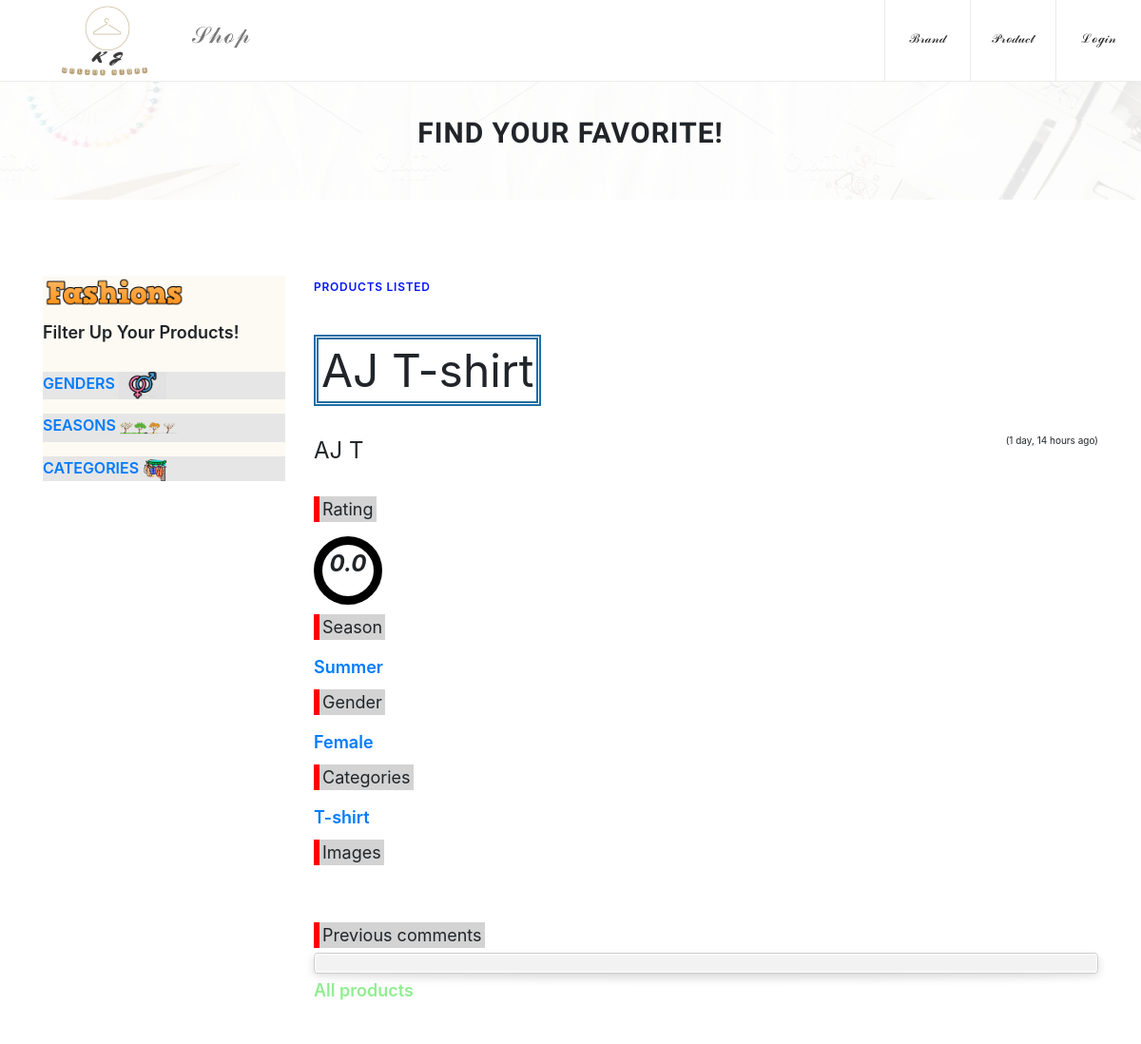
/product/5, run on the app's committed database.
### fashions/models.py (models this page shows, shortened)
class Product(models.Model) :
    name = models.CharField(
            max_length=200,
            validators=[MinLengthValidator(2, "Title must be greater than 2 characters")]
    )
    description = models.TextField(
        validators=[MinLengthValidator(3, "Description must be greater than 3 characters")]
    )
    comments = models.ManyToManyField(settings.AUTH_USER_MODEL,
        through='CommentRating', related_name='CommentRatings_owned')
    sales = models.PositiveIntegerField(default=0)
    price = models.DecimalField(max_digits=7, decimal_places=2, null=True)
    brand = models.ForeignKey(Brand, on_delete=models.CASCADE)
    gender = models.ForeignKey(Gender, on_delete=models.CASCADE)
    season = models.ForeignKey(Season, on_delete=models.CASCADE)
    categories = models.ManyToManyField(Category, help_text='Choose the categories this product has')
    created_at = models.DateTimeField(auto_now_add=True)
    updated_at = models.DateTimeField(auto_now=True)

class Season(models.Model) :
    name = models.CharField(
            max_length=200,
            validators=[MinLengthValidator(2, "Title must be greater than 2 characters")]
    )
    description = models.TextField(
        validators=[MinLengthValidator(3, "Description must be greater than 3 characters")]
    )
    def __str__(self):
        return self.name

class Gender(models.Model) :
    name = models.CharField(
            max_length=200,
            validators=[MinLengthValidator(2, "Name must be greater than 2 characters")]
    )
    def __str__(self):
        return self.name

class Category(models.Model) :
    name = models.CharField(
            max_length=200,
            validators=[MinLengthValidator(2, "Title must be greater than 2 characters")]
    )
    description = models.TextField(
        validators=[MinLengthValidator(3, "Description must be greater than 3 characters")]
    )
    created_at = models.DateTimeField(auto_now_add=True)
    updated_at = models.DateTimeField(auto_now=True)

### fashions/views.py (the view)
# urls.py: path('product/<int:pk>', views.ProductDetailView.as_view(), name='product_detail'),
class ProductDetailView(OwnerDetailView):
    model = Product
    template_name = "fashions/product_detail.html"
    def get(self, request, pk) :
        product = Product.objects.get(id=pk)
        comments = CommentRating.objects.filter(product=product).order_by('-updated_at')
        comment_form = CommentForm()
        gender_list = Gender.objects.all()
        season_list = Season.objects.all()
        category_list = Category.objects.all()
        brand_list = Brand.objects.all()
        product_categories = product.categories.all()
        images = ProductImage.objects.filter(product=product).order_by('-updated_at')
        average_rating = 0.0
        for comment in comments:
            average_rating += comment.rating/len(comments)
        average_rating = round(average_rating, 2)
        context = { 'product' : product, 'comments': comments, 'comment_form': comment_form, \
            'gender_list': gender_list, 'season_list' : season_list, 'category_list' : category_list, \
                'brand_list' : brand_list, 'product_categories': product_categories, 'average_rating': average_rating, \
                'images' : images}
        return render(request, self.template_name, context)

### home/context_processors.py (called while the page is built)
def settings(request):
    return {
        'settings': django_settings,
    }

### fashions/templates/fashions/product_detail.html (shortened to what this page needs)
{% extends "fashions/base_menu.html" %}
{% load app_tags %}
{% load crispy_forms_tags %}
{% load staticfiles %}
{% load humanize %}
{% block navbar %}
<header class="header_area">
        <div class="classy-nav-container breakpoint-off d-flex align-items-center justify-content-between">
            <nav class="classy-navbar" id="essenceNav">
                <a class="nav-brand" href="#"><img src="{% static 'KJlogo.png' %}" alt="" width="100" height="100"></a>
                <div class="classy-menu">
                    <div class="classynav">
                        <ul>
                            <li><a href="{% url 'fashions:brand' %}"><font size="+2"> 𝒮𝒽ℴ𝓅 </font></a>
                            </li>
                        </ul>
                    </div>
                </div>
            </nav>
            <div class="header-meta d-flex clearfix justify-content-end">
                <div class="favourite-area">
                    <a href="{% url 'fashions:brand' %}"><font size="-1"> ℬ𝓇𝒶𝓃𝒹 </font></a>
                </div>
                <div class="favourite-area">
                    <a href="{% url 'fashions:product' %}"><font size="-1"> 𝒫𝓇ℴ𝒹𝓊𝒸𝓉 </font></a>
                </div>
                <div class="user-login-info">
                    {% if user.is_authenticated %}
                    <a href="{% url 'logout' %}?next={% url 'fashions:brand' %}"><font size="-1"> ℒℴℊℴ𝓊𝓉 </font></a>
                    {% else %}
                    <a href="{% url 'login' %}?next={% url 'fashions:brand' %}"><font size="-1"> ℒℴℊ𝒾𝓃 </font></a>
                    {% endif %}
                </div>
            </div>
        </div>
    </header>
            <div class="breadcumb_area bg-img" style="background-image: url({% static 'img/title_br.jpg' %});">
                <div class="container h-100">
                    <div class="row h-100 align-items-center">
                        <div class="col-12">
                            <div class="page-title text-center">
                                <h2>Find your favorite!</h2>
                            </div>
                        </div>
                    </div>
                </div>
            </div>
    <section class="shop_grid_area section-padding-80">
        <div class="container">
            <div class="row">
                    <div class="col-12 col-md-4 col-lg-3">
                            <div class="shop_sidebar_area">
                                <div class="widget catagory mb-50">
                                    <a><img src="{% static 'img/fashion.png' %}" alt="" width="150" height="150"></a>
                                    <br>
                                    <br>
                                    <h6 class="widget-title mb-30"> Filter up your products! </h6>
                                    <div class="catagories-menu">
                                        <ul id="menu-content2" class="menu-content collapse show">
                                            <li data-toggle="collapse" data-target="#gender">
                                                    <a href="#">  <div class = "sidetitle"><font size="3"> Genders  </font><img src="{% static 'img/gender.png' %}" alt="" width="50" height="50">
                                                          </div></a>
                                            <li data-toggle="collapse" data-target="#season">
                                                    <a href="#">  <div class = "sidetitle"> <font size="3"> Seasons  </font> <img src="{% static 'img/season.png' %}" alt="" width="60" height="60">
                                                          </div></a>
                                            </li>
                                            <li data-toggle="collapse" data-target="#category">
                                                    <a href="#">  <div class = "sidetitle"><font size="3"> Categories </font> <img src="{% static 'img/category.png' %}" alt="" width="30" height="30">
                                                          </div></a>
                                            </li>
                                        </ul>
                                    </div>
                                </div>
                            </div>
                        </div>
                <div class="col-12 col-md-8 col-lg-9">
                    <div class="shop_grid_product_area">
                        <div class="row">
                            <div class="col-12">
                                <div class="product-topbar d-flex align-items-center justify-content-between">
                                    <div class="total-products">
                                        <p><span>Products listed</span></p>
                                    </div>
                                </div>
                            </div>
                        </div>
                        <div class="product-description"><font size="+4"><span class = "protitle">{{ product.name }}</span></font></div>
                        <br>
                        <br>
                        <span style="float: right;">
                                ({{ product.updated_at|naturaltime }})
                        </span>
                        <font size="+2">{{ product.description }}</font>
                        <br>
                        <br>
                        <br>
                                <div class="product-description"><font size="+1"><span class = "smalltitle"> Rating </span></font></div>
                                <br>
                                <B><I><font size="+2"><div class = "fancyrating" style="float:center">{{average_rating}}</div> </font></B></I>
                                <p>
                                        <div class="product-description"><font size="+1"><span class = "smalltitle"> Season </span></font></div>
                                        <br>
                                        <ul>
                                        <li class = "sidelist">
                                            <a href="{% url 'fashions:filteredproduct' 0 0 product.season.id %}"><font size="+1">{{ product.season }}</font></a>
                                        </li>
                                        </ul>
                                    </p>
                                    <p>
                                            <div class="product-description"><font size="+1"><span class = "smalltitle"> Gender </span></font></div>
                                            <br>
                                            <ul>
                                            <li class = "sidelist">
                                                <a href="{% url 'fashions:filteredproduct' 0 product.gender.id 0 %}"><font size="+1">{{ product.gender }}</font></a>
                                            </li>
                                            </ul>
                                        </p>
                                        <p>
                                                <div class="product-description"><font size="+1"><span class = "smalltitle"> Categories </span></font></div>
                                                <br>
                                                {% if product_categories %}
                                                <ul>
                                                    {% for category in product_categories %}
                                                    <li class = "sidelist">
                                                        <a href="{% url 'fashions:filteredproduct' category.id 0 0 %}"><font size="+1">{{ category.name }}</font></a>
                                                    </li>
                                                    {% endfor %}
                                                </ul>
                                                {% else %}
                                                    <p>There are no categories currently.</p>
                                                {% endif %}
                                            </p>
                                <div class="product-description"><font size="+1"><span class = "smalltitle"> Images </span></font></div>
                                <br>
                                <br>
                                <br>
                                <br>
                                <div class="product-description"><font size="+1"><span class = "smalltitle"> Previous comments </span></font></div>
                                <div class = "shadow">
                                    <div class = "comment_list">
                                    </div>
                                </div>
                                <p>
                                    <a href="{% url 'fashions:product' %}"><font size="+1" color = "lightgreen">All products</font></a>
                                </p>
                </div>
            </div>
        </div>
    </section>
{% endblock %}

### home/static/css/core-style.css (style rules this page uses)
* { margin: 0; padding: 0; }
body { font-family: "Poppins", sans-serif; font-size: 14px; background-color: #ffffff; margin-top: 85px; }
h1, h2, h3, h4, h5, h6 { color: #000000; line-height: 1.3; font-weight: 700; font-family: "Ubuntu", sans-serif; }
p { color: #787878; font-size: 14px; line-height: 2; font-weight: 400; }
a { -webkit-transition: all 500ms ease 0s; transition: all 500ms ease 0s; text-decoration: none; outline: 0 solid transparent; color: #000000; font-weight: 600; font-size: 12px; }
ul, ol { margin: 0; }
ul li, ol li { list-style: none; }
img { height: auto; max-width: 100%; }
.mb-30 { margin-bottom: 30px !important; }
.mb-50 { margin-bottom: 50px !important; }
.section-padding-80 { padding-top: 80px; padding-bottom: 80px; }
.bg-img { background-position: center center; background-size: cover; background-repeat: no-repeat; }
.header_area { position: fixed; z-index: 900; top: 0; left: 0; width: 100%; border-bottom: 1px solid #ebebeb; -webkit-transition-duration: 500ms; transition-duration: 500ms; }
.header_area .classy-navbar, .header_area .header-meta { -webkit-box-flex: 0; -ms-flex: 0 0 50%; flex: 0 0 50%; min-width: 50%; width: 50%; }
.header_area .classy-navbar { height: 85px; padding: 5px 0 5px 5%; }
.header_area .header-meta { height: 85px; position: relative; z-index: 1; }
.header_area .classynav ul li a { font-size: 16px; color: #787878; }
.header_area .favourite-area a, .header_area .user-login-info a, .header_area .cart-area a { position: relative; z-index: 1; -webkit-box-flex: 0; -ms-flex: 0 0 90px; flex: 0 0 90px; width: 90px; display: block; text-align: center; border-left: 1px solid #ebebeb; height: 100%; line-height: 80px; }
.breadcumb_area { position: relative; z-index: 1; width: 100%; height: 140px; }
.breadcumb_area:after { background-color: rgba(255, 255, 255, 0.9); position: absolute; width: 100%; height: 100%; left: 0; top: 0; z-index: -5; content: ''; }
.breadcumb_area .page-title h2 { font-size: 30px; text-transform: uppercase; font-weight: 700; font-family: "Ubuntu", sans-serif; letter-spacing: 1px; margin-bottom: 0; }
.widget { position: relative; z-index: 1; }
.widget .widget-title { font-size: 18px; text-transform: capitalize; font-weight: 600; }
.widget .catagories-menu li > a { text-transform: uppercase; font-size: 12px; margin-bottom: 15px; display: block; }
.product-topbar { position: relative; z-index: 100; margin-bottom: 40px; }
.product-topbar .total-products p { margin-bottom: 0; font-size: 12px; font-weight: 600; color: #000000; text-transform: uppercase; letter-spacing: 0.75px; }
.product-topbar .total-products p span { color: #0315ff; }

### home/static/css/jack.css (style rules this page uses)
.fancyrating { text-align : center; padding : 1em; border : 0.5em solid black; width : 4em; height : 4em; border-radius: 100%; }

### home/templates/base_bootstrap.html (style rules this page uses)
.fancyrating { text-align : center; padding : 0.1em; border : 0.4em solid black; width : 3em; height : 3em; border-radius: 100%; }

### fashions/templates/fashions/product_detail.html (style rules this page uses)
.widget { background-color: rgb(252, 250, 243); }
.sidetitle { background-color: rgb(230, 230, 230); }
.protitle { padding: 3px; border: 5px double #1C6EA4; }
.smalltitle { padding: 3px; border-left: 6px solid red; background-color: lightgrey; }
.shadow { -webkit-border-radius: 0% 0% 100% 100% / 0% 0% 8px 8px; -webkit-box-shadow: rgba(0, 0, 0,.30) 0 2px 3px; }
.comment_list { padding: 10px; margin: 0 auto; margin-top: 5px;; height: 5vh * len(comments); background: #F2F2F2; border: 1px solid #ccc; box-shadow: 1px 1px 2px #fff inset, -1px -1px 2px #fff inset; border-radius: 3px/6px; }

### data on the page
Product: name "AJ T-shirt", updated_at "1 day, 14 hours ago", description "AJ T", season "Summer", gender "Female"
Category: name "T-shirt"

### other printed values
{{ average_rating }} "0.0"
